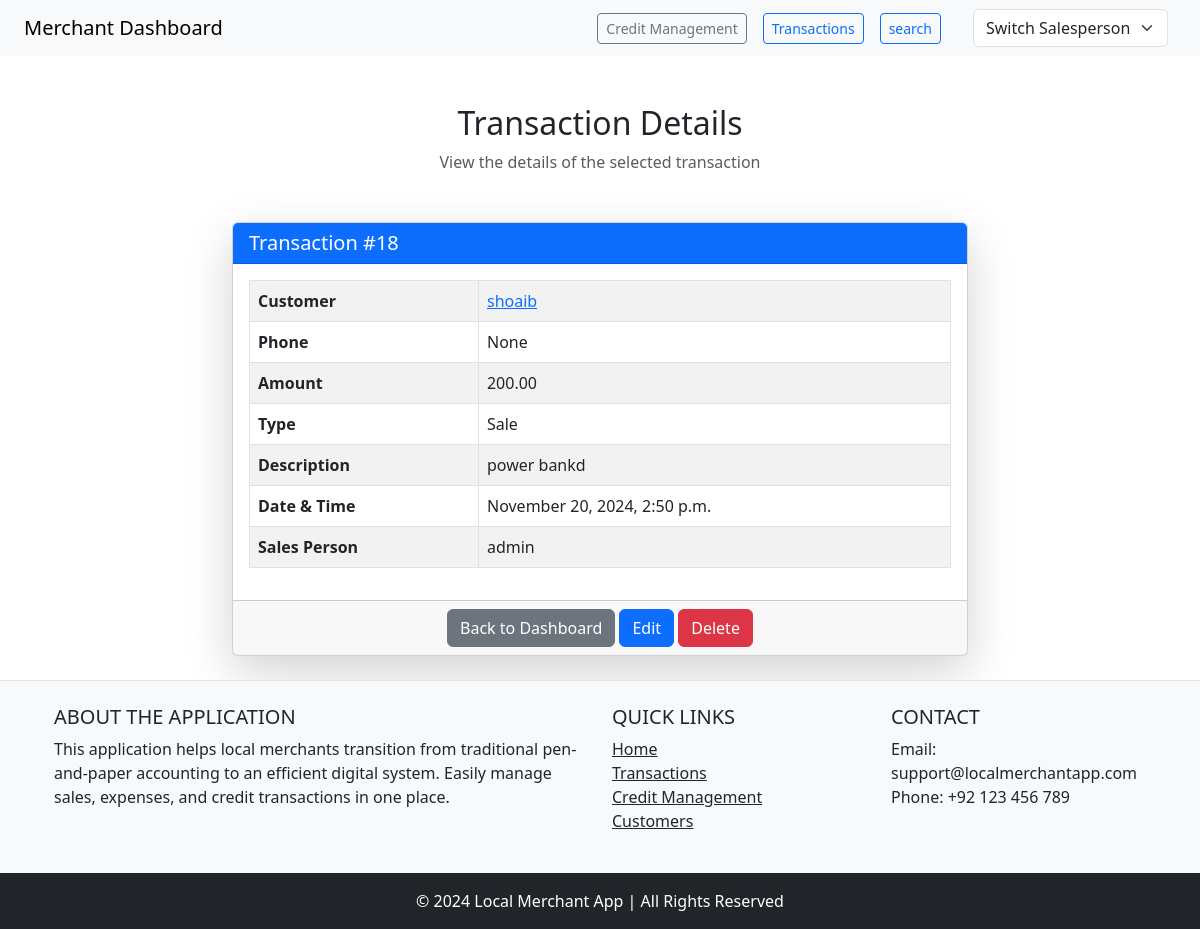
/transactions/18/, run on an earlier commit of the app's database.
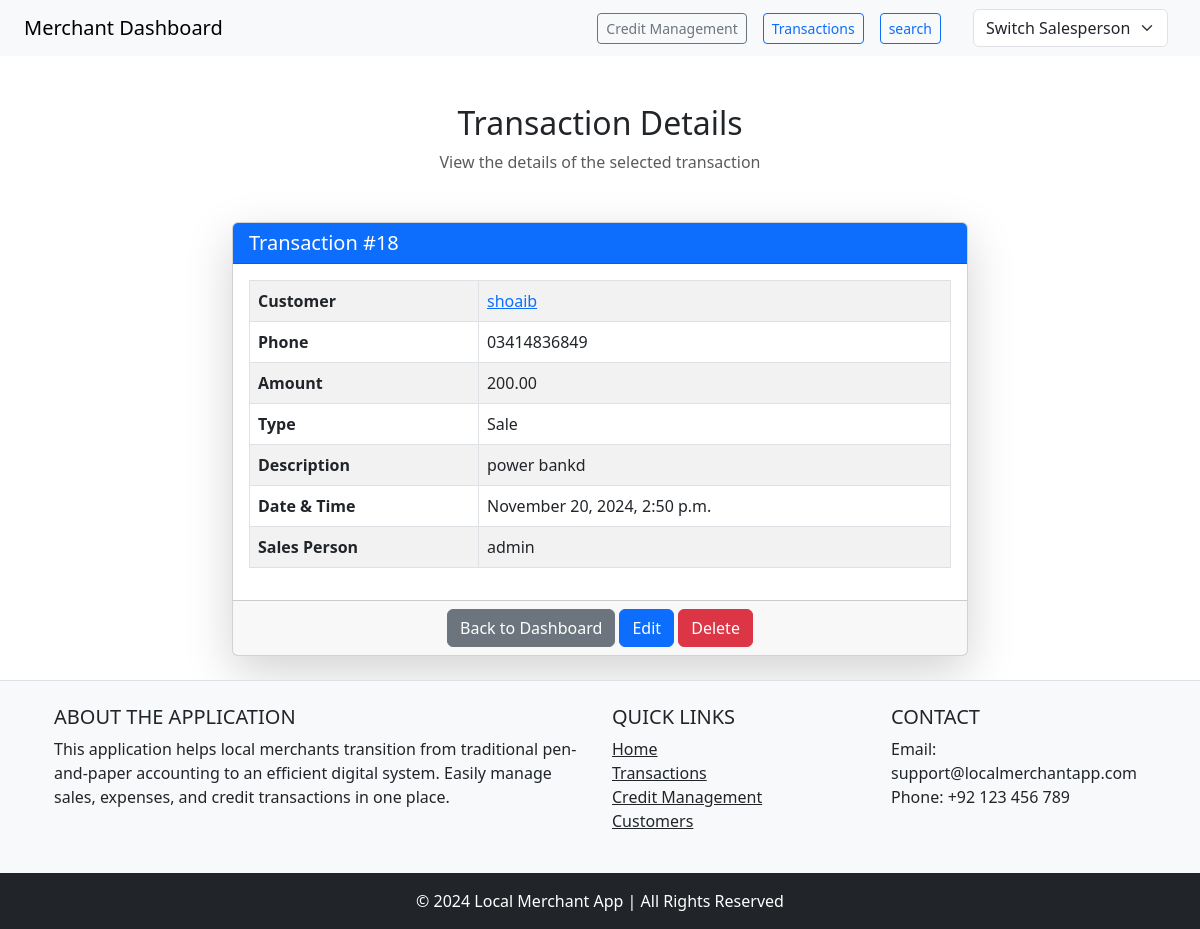
And on a later commit of the database.
### accounts/models.py (models this page shows, shortened)
class Transaction (models.Model):
    TRANSACTION_TYPES = [
        ('sale', 'Sale'),
        ('expense', 'Expense'),
        ('credit', 'Credit'),
    ]
    id = models.AutoField(primary_key=True)
    type = models.CharField(max_length=10, choices=TRANSACTION_TYPES)
    amount = models.DecimalField(max_digits=10, decimal_places=2)
    customer = models.ForeignKey(Customer, on_delete=models.CASCADE)
    date_time = models.DateTimeField(auto_now_add=True)
    description = models.TextField(null=True, blank=True)
    salesperson = models.ForeignKey(
        User, null=True, blank=True, on_delete=models.CASCADE,
        related_name='transactions_as_salesperson')
    edited_on = models.DateTimeField(auto_now=True)
    edited_by = models.ForeignKey(
        User, null=True, blank=True, on_delete=models.CASCADE,
        related_name='transactions_as_edited_by'
    )
    is_edited = models.BooleanField(default=False)
    is_paid = models.BooleanField(default=False)
    payment_date = models.DateTimeField(null=True, blank=True)
    paid_amount = models.DecimalField(
        max_digits=10, decimal_places=2, default=0)

class Customer(models.Model):
    id = models.AutoField(primary_key=True)
    name = models.CharField(max_length=100)
    phone = models.CharField(max_length=15, blank=True, null=True)
    created_on = models.DateTimeField(auto_now_add=True)
    updated_on = models.DateTimeField(auto_now=True)
    outstanding_balance = models.DecimalField(
        max_digits=10, decimal_places=2, default=0.00)

### merchants_app/views.py (the view)
# urls.py: path('transactions/<int:id>/', transaction_details,
def transaction_details(request, id):
    transaction = get_object_or_404(Transaction, id=id)
    context = {
        'transaction': transaction,
    }
    return render(request, 'transaction_details.html', context)

### merchants_app/context_processor.py (called while the page is built)
def salespersons(request):
    if request.user.is_authenticated:  # Only add this context for logged-in users
        return {
            'salespersons': User.objects.all()
        }
    return {}

### accounts/templates/transaction_details.html (shortened to what this page needs)
{% extends 'base.html' %}
{% block content %}
<div class="container my-5">
    <h2 class="text-center">Transaction Details</h2>
    <p class="text-center text-muted">View the details of the selected transaction</p>
</div>
<div class="container">
    <div class="row justify-content-center">
        <div class="col-md-8">
            <div class="card shadow-lg">
                <div class="card-header bg-primary text-white">
                    <h5 class="card-title mb-0">Transaction #{{ transaction.id }}</h5>
                </div>
                <div class="card-body">
                    <table class="table table-striped table-bordered">
                        <tbody>
                            <tr>
                                <th>Customer</th>
                                <td><a href="{% url 'customer_details' transaction.customer.id %}">
                                        {{ transaction.customer.name }}</a></td>
                            </tr>
                            <tr>
                                <th>Phone</th>
                                <td>{{ transaction.customer.phone }}</td>
                            </tr>
                            <tr>
                                <th>Amount</th>
                                <td>{{ transaction.amount }}</td>
                            </tr>
                            <tr>
                                <th>Type</th>
                                <td>{{ transaction.get_type_display }}</td>
                            </tr>
                            <tr>
                                <th>Description</th>
                                <td>{{ transaction.description }}</td>
                            </tr>
                            <tr>
                                <th>Date & Time</th>
                                <td>{{ transaction.date_time|date:"F j, Y, g:i a" }}</td>
                            </tr>
                            <tr>
                                <th>Sales Person</th>
                                <td>{{ transaction.salesperson.username }}</td>
                            </tr>
                        </tbody>
                    </table>
                </div>
                <div class="card-footer text-muted text-center">
                    <a href="{% url 'dashboard' %}" class="btn btn-secondary">Back to Dashboard</a>
                    <a href="{% url 'edit_transaction' transaction.id %}" class="btn btn-primary">Edit</a>
                    <a href="{% url 'delete_transaction' transaction.id %}"
                        onclick="return confirm('Are you sure you want to delete this transaction?')"
                        class="btn btn-danger">Delete</a>
                </div>
            </div>
        </div>
    </div>
</div>
{% endblock %}

What changed in the data, as far as the page shows it:
changed Transaction "Sale": customer.phone "None" → "03414836849"
